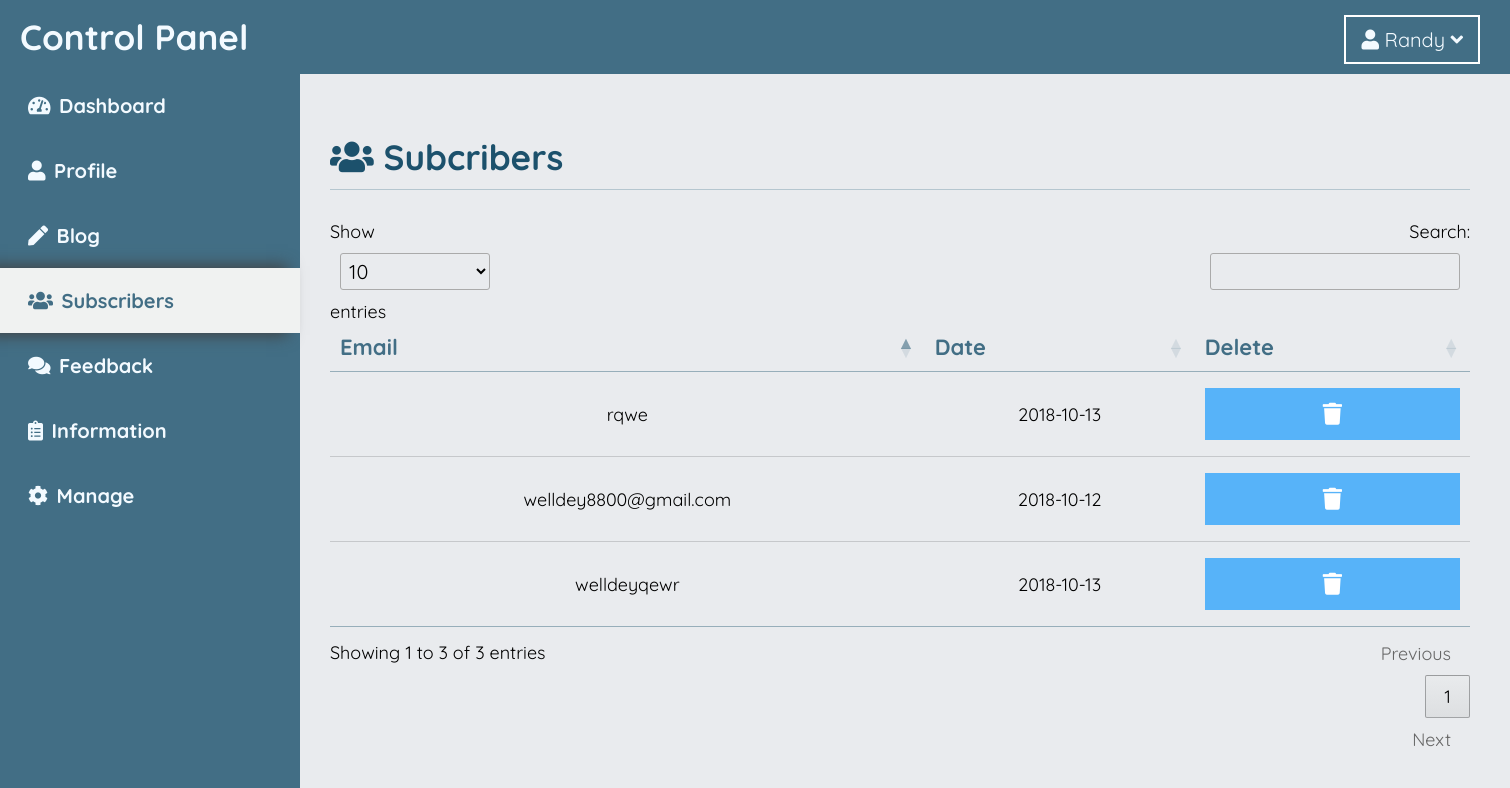
/admincp/Subscribers (signed in), run on the app's committed database.
### tables this page shows
CREATE TABLE `subscribers` (
  `id` int(10) UNSIGNED NOT NULL,
  `email` varchar(255) NOT NULL,
  `date` date NOT NULL
);

### index.php (called while the page is built, shortened)
<?php
include $_SERVER['DOCUMENT_ROOT']."/Helper/Route.php";
include $_SERVER['DOCUMENT_ROOT']."/DB/DB_main.php";
checkRoute($_SERVER['REQUEST_URI']);
?>

### DB/DB_main.php (called while the page is built, shortened)
<?php
include "DB_query.php";
class DB extends DBQuery{
	private $__conn;
	public function __construct(){
		$this->__conn = mysqli_connect(DB_HOST, DB_USER_NAME, DB_PASSWORD, DB_NAME);
		mysqli_set_charset($this->__conn, 'UTF8');
	}
	public function get(){
		$sql = $this->SQL;
		$result = mysqli_query($this->__conn,$sql);
		$this->SQL = "";
		$data = array();
		while($temp = mysqli_fetch_assoc($result)){
			array_push($data, $temp);
		}
		return $data;
	}
}
?>

### DB/DB_query.php (called while the page is built, shortened)
<?php
class DBQuery{
	public function From($table){
		return $this;
	}
}
?>

### View/ad-subscribers.php (the view)
<ad-header><i class="fas fa-users"></i> Subcribers</ad-header>
<table id="sub-list" class="row-border">
	<thead>
		<tr>
			<th>Email</th>
			<th>Date</th>
			<th>Delete</th>
		</tr>
	</thead>
	<tbody>
		<?php
			$subs = (new DB())->From("subscribers")->get();
			foreach($subs as $s){
		 ?>
		<tr>
			<td><?php echo $s['email'] ?></td>
			<td><?php echo $s['date'] ?></td>
			<td><a class="list-cog confirm" href="/Submit/main.php?n=delete&t=subscribers&redir=Subscribers&id=<?php echo $s['id'] ?>"><i class="fas fa-trash"></i></a></td>
		</tr>
		<?php } ?>
	</tbody>
</table>

### Helper/Route.php (shortened to what this page needs)
<?php
	$routeList = array("/");
	function checkRoute($raw){
		global $routeList;
		$routeName = splitRouteName($raw);
		for($i = 0; $i < count($routeList); $i++){
			if($routeName == $routeList[$i]){
				$para = paraRoute($raw);
				getRoute($routeName,$para);
			}
		}
	}
	function getRoute($routeName, $para){
		require "./Controller/".$routeName."CL.php";
	}
	function splitRouteName($raw){
		if($raw == "/"){
			return "home";
		}
		else{
			$routeArray = explode('/', $raw);
			return $routeArray[1];
		}
	}
	function paraRoute($raw){
		$paraArray = explode('/', $raw);
		$reverseArray = array_reverse($paraArray);
		array_pop($reverseArray);
		array_pop($reverseArray);
		$paraArray = array_reverse($reverseArray);
		return $paraArray;
	}
?>

### Public/css/index.css (style rules this page uses)
* { box-sizing: border-box; display: block; padding: 0px; margin:0px; }
html body { left: 0; right: 0; bottom: 0; top: 0; margin: 0; background: #e9ebee; font-family: "Quicksand"; }
body { margin:0px; }
a { text-decoration: none; }
table { display: table; }
thead, tbody { display: table-header-group; }
tr { display: table-row; }
th,td { display: table-cell; }
:root { --main-white: #e8e8e8a6; --main-blue: #e2f0ff; --main-black: #434343; --extra-blue: #bed5e1; --extra-black: #7b7b7b; --white:#f3faff; --bright:#57b3f9; --true:#426e85; --hard:#1c516c; }

### Public/css/admin.css (style rules this page uses)
table.dataTable { font-family: "Quicksand"; }
table.dataTable tbody th, table.dataTable tbody td { padding: 16px 10px !important; text-align: center; }
table.dataTable tbody tr { background: none !important; }
table.dataTable thead th, table.dataTable tfoot th { color: var(--true); font-size: 22px; border-bottom: 1px solid #97aeba !important; }
table.dataTable.no-footer { border-bottom: 1px solid #97aeba !important; }
ad-header { font-size: 35px; font-weight: bold; border-bottom: 1px solid #b5c6cf; padding-bottom: 10px; margin: 30px 0px; color: var(--hard); }
.list-cog { background: var(--bright); color: white; font-size: 22px; width: 100%; padding: 10px 0px; text-align: center; border: 2px solid var(--bright); }

### data on the page
subscribers: email "welldey8800@gmail.com", date "2018-10-12"
subscribers: email "welldeyqewr", date "2018-10-13"
subscribers: email "rqwe", date "2018-10-13"

### other printed values
$_SESSION[$name] "Randy"
